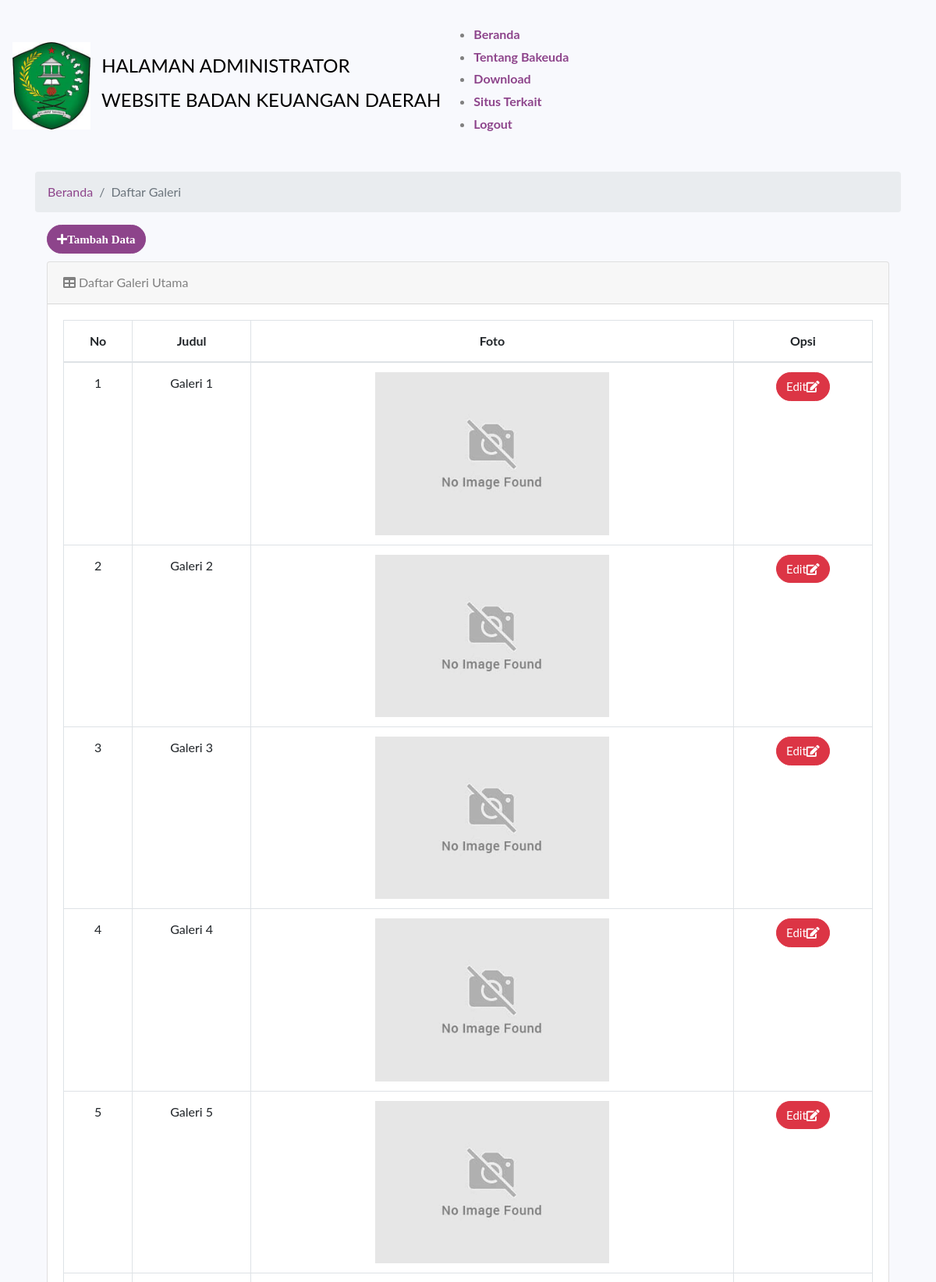
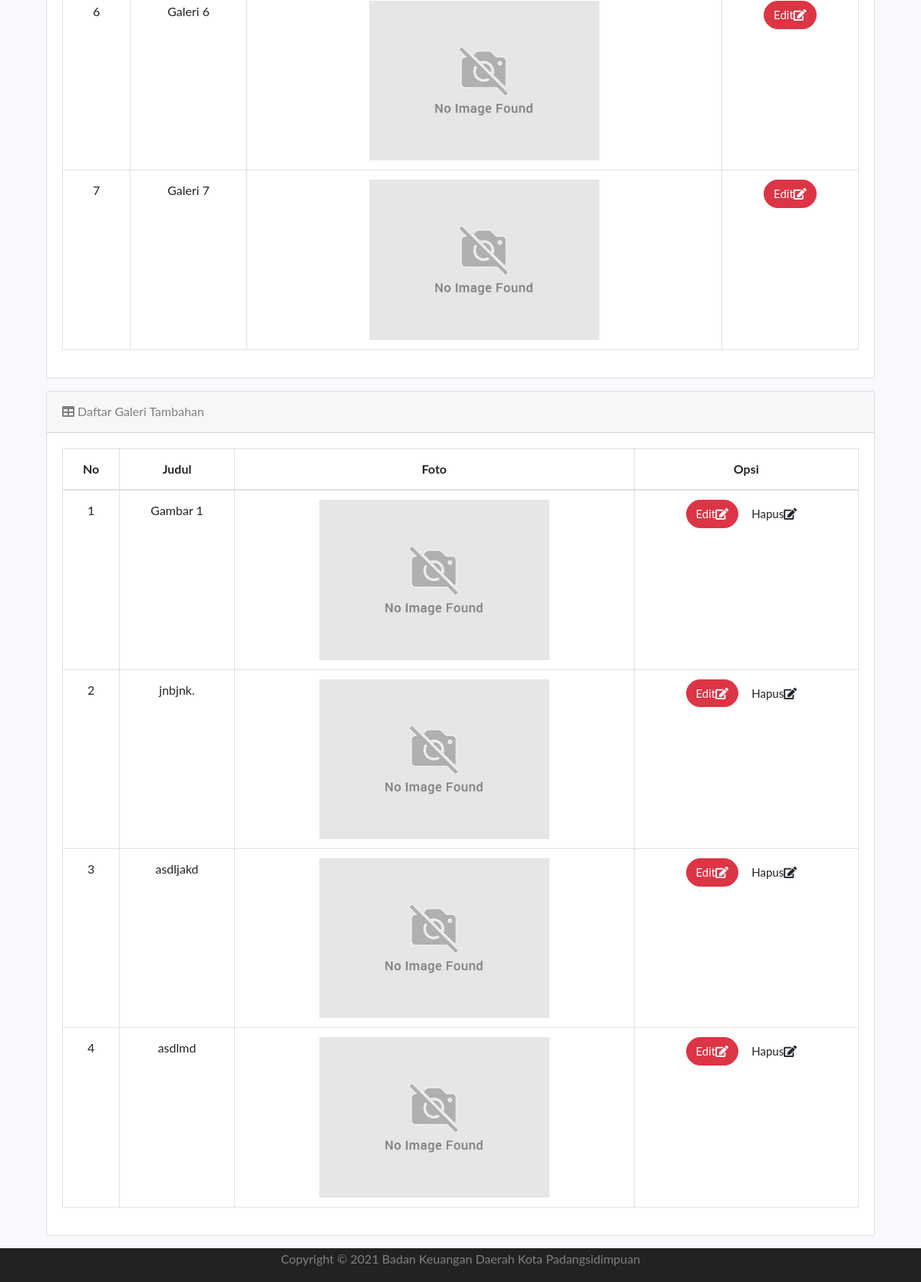
The page /administrator/galeri on the database its author committed (2 pictures, top to bottom).
### tables this page shows
CREATE TABLE `tbl_galeri` (
  `id_galeri` int(11) NOT NULL,
  `judul` varchar(128) NOT NULL,
  `nama_berkas` varchar(128) NOT NULL
);

### application/controllers/Administrator.php (called while the page is built, shortened)
<?php
class Administrator extends CI_Controller {
	public function __construct()
	{
		$this->load->helper('url');
		$this->load->helper('form');
		$this->load->library('form_validation');
		$this->load->model('model_login');
		$this->load->model('model_download');
		$this->load->model('model_informasi');
		$this->load->model('model_situsterkait');
		$this->load->model('model_bangunanbakeuda');
		$this->load->model('model_profil');
		$this->load->model('model_galeri');
		$this->load->model('model_slidegambarutama');
		$this->load->model('model_tentangbakeuda');
		$this->load->model('model_video');
		$this->load->model('model_berita');
		$this->load->library('session');
	}
	public function galeri()
	{
        $data['contentutama'] = $this->model_galeri->Tampilgaleriutama();
        $data['contenttambahan'] = $this->model_galeri->Tampilgaleritambahan();
		$this->load->view('administrator/galeri',$data);
	}
}

### index.php (called while the page is built, shortened)
<?php
require_once BASEPATH.'core/CodeIgniter.php';

### application/models/Model_galeri.php (called while the page is built, shortened)
<?php if ( ! defined('BASEPATH')) exit('No direct script access allowed');
class Model_galeri extends CI_Model {
	function Tampilgaleriutama()
    {
		$this->db->order_by('id_galeri');
		$this->db->where('id_galeri <=', '7');
        return $this->db->from('tbl_galeri')
			->get();
    }
	function Tampilgaleritambahan()
    {
		$this->db->order_by('id_galeri');
		$this->db->where('id_galeri >=', '8');
        return $this->db->from('tbl_galeri')
			->get();
    }
}

### application/views/administrator/galeri.php (the view, shortened to what this page needs)
<BR>
    <section id_galeri="services" class="services">
      <div class="container">
      <ol class="breadcrumb" >
        <li class="breadcrumb-item">
          <a href="<?php echo base_url('administrator/home')?>">Beranda</a>
        </li>
        <li class="breadcrumb-item active">Daftar Galeri</li>
      </ol>
      <div class="container">
      <a href="<?php echo base_url('administrator/galeriadd')?>" class="btn btn-primary" style="margin-bottom: 10px;"><i class="fa fa-plus">Tambah Data</a></i>
  <div class="card mb-3">
        <div class="card-header">
          <i class="fa fa-table"></i> Daftar Galeri Utama</div>
        <div class="card-body">
          <div class="table-responsive">
          <table class="table table-bordered" id="example" width="100%" cellspacing="0">
              <thead>
                <tr class="text-center">
                  <th>No</th>
                  <th>Judul</th>
                  <th>Foto</th>
                  <th>Opsi</th>
                </tr>
              </thead>
            <tbody  class="text-center">
                <tr>
                <?php
                  $i = 1;
                  foreach ($contentutama->result() as $data) : ?>
                  <td><?= $i ?></td>
                  <td align="center"><?= $data->judul ?></td>
                  <td align="center"><img width="300" src="<?php echo base_url(); ?>uploads/<?php echo $data->nama_berkas; ?>"/></td>
                  <td>
                  <a href="<?php echo base_url()?>administrator/galeriedit/<?php echo $data->id_galeri; ?>" class="btn btn-danger">Edit<i class="fa fa-edit"></i></a>
                  </td>
                </tr>
                    <?php
                      $i++;
                    endforeach;
                  ?>
              </tbody>
            </table>
          </div>
        </div>
      </div>
  <div class="card mb-3">
        <div class="card-header">
          <i class="fa fa-table"></i> Daftar Galeri Tambahan</div>
        <div class="card-body">
          <div class="table-responsive">
          <table class="table table-bordered" id="example" width="100%" cellspacing="0">
              <thead>
                <tr class="text-center">
                  <th>No</th>
                  <th>Judul</th>
                  <th>Foto</th>
                  <th>Opsi</th>
                </tr>
              </thead>
            <tbody  class="text-center">
                <tr>
                <?php
                  $i = 1;
                  foreach ($contenttambahan->result() as $data) : ?>
                  <td><?= $i ?></td>
                  <td align="center"><?= $data->judul ?></td>
                  <td align="center"><img width="300" src="<?php echo base_url(); ?>uploads/<?php echo $data->nama_berkas; ?>"/></td>
                  <td>
                  <a href="<?php echo base_url()?>administrator/galeriedit/<?php echo $data->id_galeri; ?>" class="btn btn-danger">Edit<i class="fa fa-edit"></i></a>
                  <a href="<?php echo base_url()?>administrator/action_deletegaleri/<?php echo $data->id_galeri; ?>" onclick="return confirm('Apakah anda yakin?');" class="btn btn-trash">Hapus<i class="fa fa-edit"></i></a>
                  </td>
                </tr>
                    <?php
                      $i++;
                    endforeach;
                  ?>
              </tbody>
            </table>
          </div>
        </div>
      </div>
    </div>
  </div>

### rows shown on the page
tbl_galeri: judul "Galeri 1", nama_berkas (placeholder picture)
tbl_galeri: judul "Galeri 2", nama_berkas (placeholder picture)
tbl_galeri: judul "Galeri 3", nama_berkas (placeholder picture)
tbl_galeri: judul "Galeri 4", nama_berkas (placeholder picture)
tbl_galeri: judul "Galeri 5", nama_berkas (placeholder picture)
tbl_galeri: judul "Galeri 6", nama_berkas (placeholder picture)
tbl_galeri: judul "Galeri 7", nama_berkas (placeholder picture)
tbl_galeri: judul "Gambar 1", nama_berkas (placeholder picture)
tbl_galeri: judul "jnbjnk.", nama_berkas (placeholder picture)
tbl_galeri: judul "asdljakd", nama_berkas (placeholder picture)
tbl_galeri: judul "asdlmd", nama_berkas (placeholder picture)
